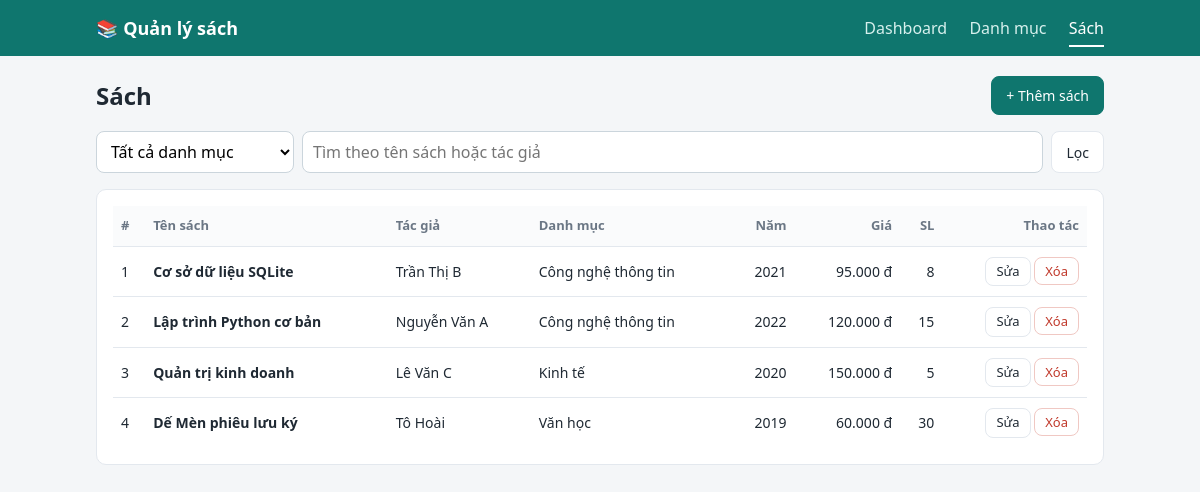
/books, run on the app's committed database.
### tables this page shows
CREATE TABLE books (
            id INTEGER PRIMARY KEY AUTOINCREMENT,
            title TEXT NOT NULL,
            author TEXT NOT NULL,
            price INTEGER NOT NULL DEFAULT 0,
            quantity INTEGER NOT NULL DEFAULT 0,
            year INTEGER,
            category_id INTEGER NOT NULL,
            FOREIGN KEY (category_id) REFERENCES categories(id)
        );

CREATE TABLE categories (
            id INTEGER PRIMARY KEY AUTOINCREMENT,
            name TEXT NOT NULL UNIQUE,
            description TEXT DEFAULT ''
        );

### app.py (the view)
@app.route("/books")
def books():
    db = get_db()
    category_id = to_int(request.args.get("category"))
    q = request.args.get("q", "").strip()
    sql = (
        "SELECT b.*, c.name AS category_name FROM books b "
        "JOIN categories c ON c.id = b.category_id WHERE 1=1"
    )
    params = []
    if category_id:
        sql += " AND b.category_id = ?"
        params.append(category_id)
    if q:
        sql += " AND (b.title LIKE ? OR b.author LIKE ?)"
        params += [f"%{q}%", f"%{q}%"]
    sql += " ORDER BY c.name, b.title"
    rows = db.execute(sql, params).fetchall()
    cats = db.execute("SELECT * FROM categories ORDER BY name").fetchall()
    return render_template(
        "books.html", books=rows, categories=cats, category_id=category_id, q=q
    )

### app.py (called while the page is built)
def get_db():
    if "db" not in g:
        g.db = sqlite3.connect(DB_PATH)
        g.db.row_factory = sqlite3.Row
        g.db.execute("PRAGMA foreign_keys = ON")
    return g.db

def to_int(value, default=None):
    try:
        return int(str(value).strip())
    except (TypeError, ValueError):
        return default

@app.template_filter("money")
def money(v):
    return f"{int(v or 0):,}".replace(",", ".") + " đ"

### templates/books.html (shortened to what this page needs)
{% extends "base.html" %}
{% block content %}
<div class="page-head">
  <h1>Sách</h1>
  <a class="btn btn-primary" href="{{ url_for('book_add', category=category_id or '') }}">+ Thêm sách</a>
</div>
<form class="filters" method="get">
  <select name="category" onchange="this.form.submit()">
    <option value="">Tất cả danh mục</option>
  </select>
  <input type="search" name="q" value="{{ q }}" placeholder="Tìm theo tên sách hoặc tác giả">
  <button class="btn" type="submit">Lọc</button>
</form>
<section class="card">
  {% if books %}
  <div class="table-wrap">
  <table>
    <tr><th>#</th><th>Tên sách</th><th>Tác giả</th><th>Danh mục</th><th class="r">Năm</th><th class="r">Giá</th><th class="r">SL</th><th class="r">Thao tác</th></tr>
    {% for b in books %}
    <tr>
      <td>{{ loop.index }}</td>
      <td><strong>{{ b.title }}</strong></td>
      <td>{{ b.author }}</td>
      <td>{{ b.category_name }}</td>
      <td class="r">{{ b.year or '' }}</td>
      <td class="r">{{ b.price | money }}</td>
      <td class="r">{{ b.quantity }}</td>
      <td class="r actions">
        <a class="btn btn-sm" href="{{ url_for('book_edit', bid=b.id) }}">Sửa</a>
        <form method="post" action="{{ url_for('book_delete', bid=b.id) }}" onsubmit="return confirm('Xóa sách &quot;{{ b.title }}&quot;?');">
          <button class="btn btn-sm btn-danger" type="submit">Xóa</button>
        </form>
      </td>
    </tr>
    {% endfor %}
  </table>
  </div>
  {% else %}
    <p class="muted">Không có sách nào.</p>
  {% endif %}
</section>
{% endblock %}

### static/style.css (style rules this page uses)
:root { --bg: #f4f6f8; --card: #fff; --text: #1f2933; --muted: #6b7785; --line: #e3e8ee; --primary: #0f766e; --primary-dark: #0b5a54; --danger: #c0392b; --warn: #b45309; }
* { box-sizing: border-box; }
body { margin: 0; font-family: "Segoe UI", system-ui, -apple-system, Roboto, sans-serif; background: var(--bg); color: var(--text); line-height: 1.5; }
a { color: var(--primary); text-decoration: none; }
h1 { font-size: 24px; margin: 0 0 16px; }
.page-head { display: flex; align-items: center; justify-content: space-between; margin-bottom: 16px; }
.page-head h1 { margin: 0; }
.card { background: var(--card); border: 1px solid var(--line); border-radius: 10px; padding: 16px; margin-bottom: 16px; }
.table-wrap { overflow-x: auto; }
table { width: 100%; border-collapse: collapse; font-size: 14px; }
th, td { padding: 10px 8px; text-align: left; border-bottom: 1px solid var(--line); vertical-align: middle; }
th { color: var(--muted); font-weight: 600; font-size: 13px; background: #fafbfc; }
tr:last-child td { border-bottom: 0; }
.r { text-align: right; }
.actions { white-space: nowrap; }
.actions form { display: inline; }
.btn { display: inline-block; padding: 8px 14px; border: 1px solid var(--line); border-radius: 8px; background: #fff; color: var(--text); font-size: 14px; cursor: pointer; font-family: inherit; }
.btn-sm { padding: 4px 10px; font-size: 13px; }
.btn-primary { background: var(--primary); border-color: var(--primary); color: #fff; }
.btn-danger { color: var(--danger); border-color: #f0c8c3; }
.filters { display: flex; gap: 8px; margin-bottom: 16px; flex-wrap: wrap; }
.filters input[type=search] { flex: 1; min-width: 180px; }
input, select, textarea { font: inherit; padding: 8px 10px; border: 1px solid #cbd5dc; border-radius: 8px; background: #fff; width: 100%; }
.filters select, .filters input { width: auto; }

### data on the page
books: title "Cơ sở dữ liệu SQLite", author "Trần Thị B", category_name "Công nghệ thông tin", year "2021", price "95.000 đ", quantity "8"
books: title "Lập trình Python cơ bản", author "Nguyễn Văn A", category_name "Công nghệ thông tin", year "2022", price "120.000 đ", quantity "15"
books: title "Quản trị kinh doanh", author "Lê Văn C", category_name "Kinh tế", year "2020", price "150.000 đ", quantity "5"
books: title "Dế Mèn phiêu lưu ký", author "Tô Hoài", category_name "Văn học", year "2019", price "60.000 đ", quantity "30"
